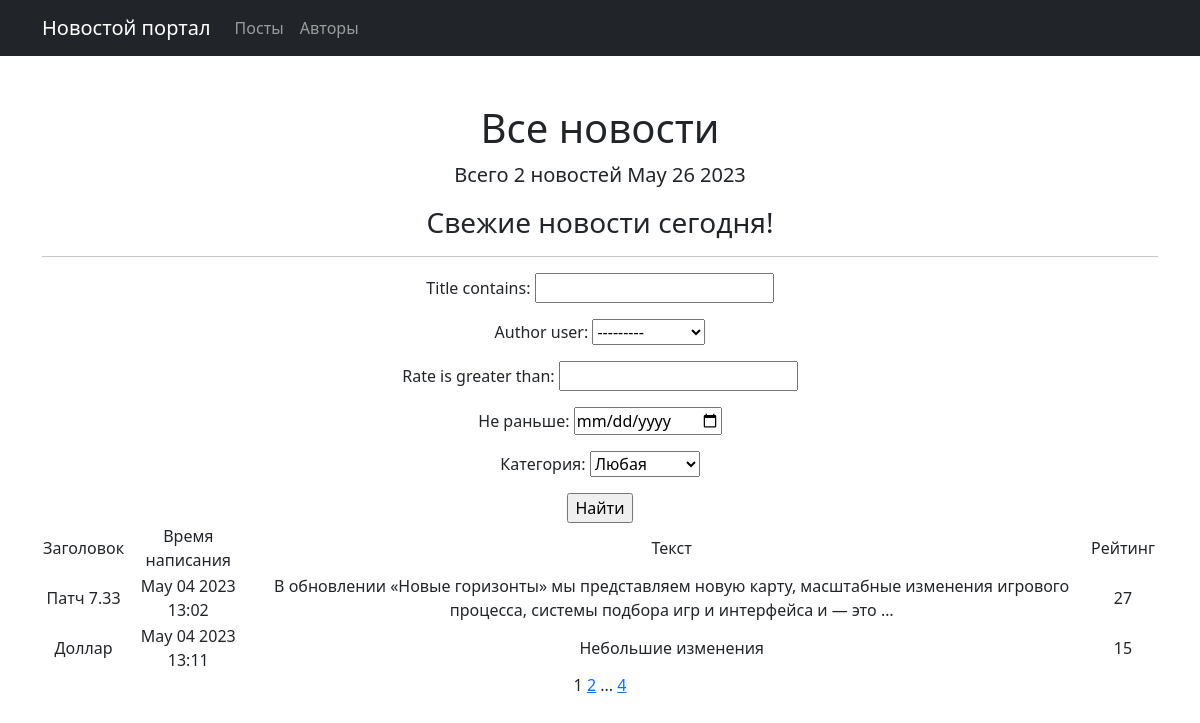
The page / on the database its author committed.
### news/models.py (models this page shows, shortened)
class Post(models.Model):
    POSTS = [
        ("art", "Статья"),
        ("nws", "Новость")
    ]
    author = models.ForeignKey(Author, on_delete=models.CASCADE)
    title = models.CharField(max_length=255)
    post = models.CharField(max_length=3, choices=POSTS, default="nws")
    time_post = models.DateTimeField(default=timezone.now)
    category = models.ManyToManyField(Category, through='PostCategory')
    text = models.TextField()
    rate = models.IntegerField(default=0)

### news/views.py (the view)
# urls.py: path('', PostAll.as_view(), name='post_list'),
class PostAll(ListView):
    model = Post
    ordering = 'time_post'
    template_name = 'posts.html'
    context_object_name = 'allposts'
    paginate_by = 2  # вот так мы можем указать количество записей на странице
    def get_queryset(self):
        queryset = super().get_queryset()
        self.filterset = PostFilter(self.request.GET, queryset)
        return self.filterset.qs
    def get_context_data(self, **kwargs):
        context = super().get_context_data(**kwargs)
        context['time_now'] = datetime.utcnow()
        context['new_post'] = "Свежие новости сегодня!"
        context['filterset'] = self.filterset
        return context

### news/models.py (called while the page is built)
    def __str__(self):
        return str(self.id)

    def __str__(self):
        return self.name.title()

### news/templatetags/custom_filters.py (called while the page is built)
@register.filter()
def cenz(text):
    for i in text.split():
        if i.lower() in swear_word:
            text = text.replace(i, f'***{i[0]}***')
    return text

### news/templatetags/custom_tags.py (called while the page is built)
@register.simple_tag(takes_context=True)
def url_replace(context, **kwargs):
   d = context['request'].GET.copy()
   for k, v in kwargs.items():
       d[k] = v
   return d.urlencode()

### templates/posts.html (shortened to what this page needs)
{% extends 'flatpages/default.html' %}
{% load custom_filters %}!
{% load custom_tags %}
{% block title %}
<h1>Все новости</h1>
{% endblock title %}
{% block content %}
   Всего {{allposts|length}} новостей
   {{ time_now|date:'M d Y' }}
   <h3> {{ new_post|default_if_none:"Мы сообщим о новых новостях!" }} </h3>
   <hr>
       <form action="" method="get">
           {{ filterset.form.as_p }}
           <input type="submit" value="Найти" />
       </form>
   {% if allposts %}
       <table>
           <tr>
               <td>Заголовок</td>
               <td></td>
               <td>Время написания</td>
               <td></td>
               <td></td>
               <td>Текст</td>
               <td>Рейтинг</td>
               <td></td>
           </tr>
           {% for post in allposts %}
           <tr>
               <td>{{ post.title|cenz }}</td>
               <td></td>
               <td>{{ post.time_post|date:'M d Y G:i' }}</td>
               <td></td>
               <td></td>
               <td>{{ post.text|truncatewords:20|cenz}}</td>
               <td>{{ post.rate }}</td>
               <td></td>
           </tr>
           {% endfor %}
       </table>
   {% else %}
       <h2>Новостей нет!</h2>
   {% endif %}
   {{ page_obj.number }}
   {% if page_obj.has_next %}
       <a href="?{% url_replace page=page_obj.next_page_number %}">{{ page_obj.next_page_number }}</a>
       {% if paginator.num_pages != page_obj.next_page_number %}
           ...
           <a href="?{% url_replace page=page_obj.paginator.num_pages %}">{{ page_obj.paginator.num_pages }}</a>
       {% endif %}
   {% endif %}
{% endblock content %}

### rows shown on the page
Post: title|cenz "Патч 7.33", time_post "May 04 2023 13:02", text|cenz "В обновлении «Новые горизонты» мы представляем новую карту, масштабные изменения игрового процесса, системы подбора игр и интерфейса и — это …", rate "27"
Post: title|cenz "Доллар", time_post "May 04 2023 13:11", text|cenz "Небольшие изменения", rate "15"

### other values the page prints
{{ allposts|length }} "2"
{{ time_now|date:'M d Y' }} "May 26 2023"
{{ new_post|default_if_none:"Мы сообщим о новых новостях!" }} "Свежие новости сегодня!"
{{ page_obj.number }} "1"
{{ page_obj.next_page_number }} "2"
{{ page_obj.paginator.num_pages }} "4"
